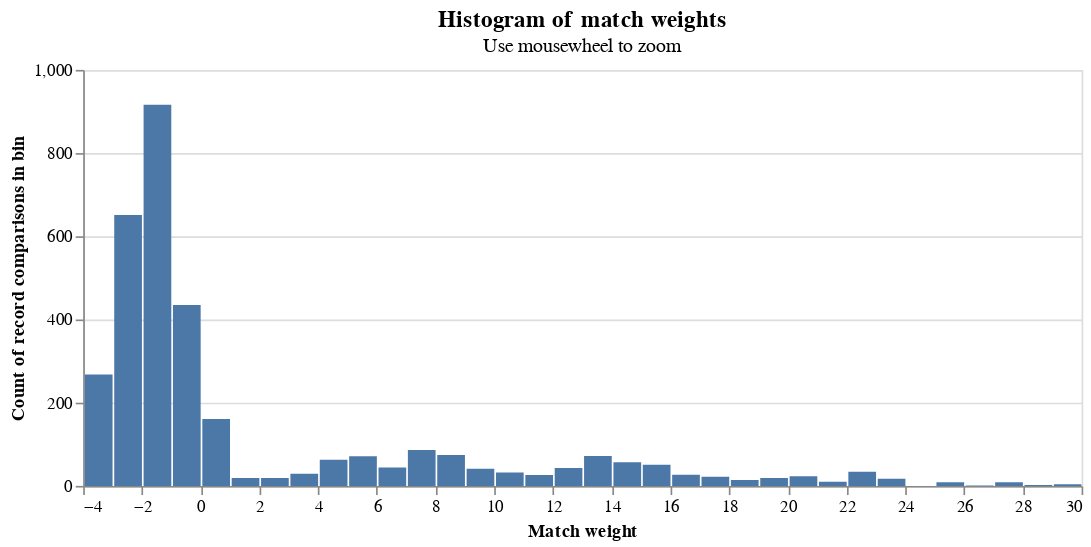

Notebook code cell kept with this figure:
### Markdown cell above
A histogram showing the distribution of match weights can be viewed as follows

### Code cell
linker.match_weight_histogram(df_predictions)

### Figure 1 — Vega-Lite specification as saved in the notebook (floating-point values rounded to 4 significant figures)
{"$schema": "https://vega.github.io/schema/vega-lite/v4.8.1.json", "config": {"title": {"fontSize": 14}}, "data": {"values": [{"binwidth": 1, "count_rows": 268, "splink_score_bin_high": -3, "splink_score_bin_low": -4}, {"binwidth": 1, "count_rows": 651, "splink_score_bin_high": -2, "splink_score_bin_low": -3}, {"binwidth": 1, "count_rows": 916, "splink_score_bin_high": -1, "splink_score_bin_low": -2}, {"binwidth": 1, "count_rows": 435, "splink_score_bin_high": 0, "splink_score_bin_low": -1}, {"binwidth": 1, "count_rows": 161, "splink_score_bin_high": 1, "splink_score_bin_low": 0}, {"binwidth": 1, "count_rows": 19, "splink_score_bin_high": 2, "splink_score_bin_low": 1}, {"binwidth": 1, "count_rows": 19, "splink_score_bin_high": 3, "splink_score_bin_low": 2}, {"binwidth": 1, "count_rows": 29, "splink_score_bin_high": 4, "splink_score_bin_low": 3}, {"binwidth": 1, "count_rows": 63, "splink_score_bin_high": 5, "splink_score_bin_low": 4}, {"binwidth": 1, "count_rows": 71, "splink_score_bin_high": 6, "splink_score_bin_low": 5}, {"binwidth": 1, "count_rows": 44, "splink_score_bin_high": 7, "splink_score_bin_low": 6}, {"binwidth": 1, "count_rows": 86, "splink_score_bin_high": 8, "splink_score_bin_low": 7}, {"binwidth": 1, "count_rows": 74, "splink_score_bin_high": 9, "splink_score_bin_low": 8}, {"binwidth": 1, "count_rows": 41, "splink_score_bin_high": 10, "splink_score_bin_low": 9}, {"binwidth": 1, "count_rows": 32, "splink_score_bin_high": 11, "splink_score_bin_low": 10}, {"binwidth": 1, "count_rows": 26, "splink_score_bin_high": 12, "splink_score_bin_low": 11}, {"binwidth": 1, "count_rows": 43, "splink_score_bin_high": 13, "splink_score_bin_low": 12}, {"binwidth": 1, "count_rows": 72, "splink_score_bin_high": 14, "splink_score_bin_low": 13}, {"binwidth": 1, "count_rows": 57, "splink_score_bin_high": 15, "splink_score_bin_low": 14}, {"binwidth": 1, "count_rows": 51, "splink_score_bin_high": 16, "splink_score_bin_low": 15}, {"binwidth": 1, "count_rows": 27, "splink_score_bin_high": 17, "splink_score_bin_low": 16}, {"binwidth": 1, "count_rows": 22, "splink_score_bin_high": 18, "splink_score_bin_low": 17}, {"binwidth": 1, "count_rows": 14, "splink_score_bin_high": 19, "splink_score_bin_low": 18}, {"binwidth": 1, "count_rows": 19, "splink_score_bin_high": 20, "splink_score_bin_low": 19}, {"binwidth": 1, "count_rows": 23, "splink_score_bin_high": 21, "splink_score_bin_low": 20}, {"binwidth": 1, "count_rows": 10, "splink_score_bin_high": 22, "splink_score_bin_low": 21}, {"binwidth": 1, "count_rows": 34, "splink_score_bin_high": 23, "splink_score_bin_low": 22}, {"binwidth": 1, "count_rows": 17, "splink_score_bin_high": 24, "splink_score_bin_low": 23}, {"binwidth": 1, "count_rows": 9, "splink_score_bin_high": 26, "splink_score_bin_low": 25}, {"binwidth": 1, "count_rows": 1, "splink_score_bin_high": 27, "splink_score_bin_low": 26}, {"binwidth": 1, "count_rows": 9, "splink_score_bin_high": 28, "splink_score_bin_low": 27}, {"binwidth": 1, "count_rows": 2, "splink_score_bin_high": 29, "splink_score_bin_low": 28}, {"binwidth": 1, "count_rows": 4, "splink_score_bin_high": 30, "splink_score_bin_low": 29}]}, "encoding": {"tooltip": [{"field": "count_rows", "title": "Count in bin", "type": "quantitative"}], "x": {"axis": {"title": "Match weight"}, "bin": "binned", "field": "splink_score_bin_low", "type": "quantitative"}, "x2": {"field": "splink_score_bin_high"}, "y": {"axis": {"title": "Count of record comparisons in bin"}, "field": "count_rows", "type": "quantitative"}}, "height": 250, "mark": "bar", "selection": {"selector076": {"bind": "scales", "encodings": ["y"], "type": "interval"}}, "title": {"subtitle": "Use mousewheel to zoom", "text": "Histogram of match weights"}, "width": 600}
